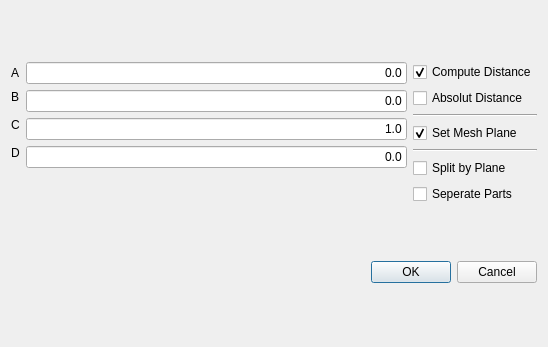
<?xml version="1.0" encoding="UTF-8"?>
<ui version="4.0">
 <class>dialogPlaneParam</class>
 <widget class="QDialog" name="dialogPlaneParam">
  <property name="geometry">
   <rect>
    <x>0</x>
    <y>0</y>
    <width>548</width>
    <height>347</height>
   </rect>
  </property>
  <property name="windowTitle">
   <string>HNF Plane Parameters</string>
  </property>
  <layout class="QVBoxLayout" name="verticalLayout_2">
   <item>
    <layout class="QHBoxLayout" name="horizontalLayout">
     <item>
      <layout class="QFormLayout" name="formLayout">
       <property name="fieldGrowthPolicy">
        <enum>QFormLayout::AllNonFixedFieldsGrow</enum>
       </property>
       <item row="0" column="0">
        <widget class="QLabel" name="labelA">
         <property name="sizePolicy">
          <sizepolicy hsizetype="Preferred" vsizetype="Minimum">
           <horstretch>0</horstretch>
           <verstretch>0</verstretch>
          </sizepolicy>
         </property>
         <property name="text">
          <string>A</string>
         </property>
        </widget>
       </item>
       <item row="0" column="1">
        <widget class="QLineEdit" name="lineEditA">
         <property name="sizePolicy">
          <sizepolicy hsizetype="Minimum" vsizetype="Maximum">
           <horstretch>0</horstretch>
           <verstretch>0</verstretch>
          </sizepolicy>
         </property>
         <property name="layoutDirection">
          <enum>Qt::LeftToRight</enum>
         </property>
         <property name="text">
          <string>0.0</string>
         </property>
         <property name="alignment">
          <set>Qt::AlignRight|Qt::AlignTrailing|Qt::AlignVCenter</set>
         </property>
        </widget>
       </item>
       <item row="1" column="0">
        <widget class="QLabel" name="labelB">
         <property name="sizePolicy">
          <sizepolicy hsizetype="Minimum" vsizetype="Maximum">
           <horstretch>0</horstretch>
           <verstretch>0</verstretch>
          </sizepolicy>
         </property>
         <property name="text">
          <string>B</string>
         </property>
        </widget>
       </item>
       <item row="1" column="1">
        <widget class="QLineEdit" name="lineEditB">
         <property name="sizePolicy">
          <sizepolicy hsizetype="Minimum" vsizetype="Fixed">
           <horstretch>0</horstretch>
           <verstretch>0</verstretch>
          </sizepolicy>
         </property>
         <property name="layoutDirection">
          <enum>Qt::LeftToRight</enum>
         </property>
         <property name="text">
          <string>0.0</string>
         </property>
         <property name="alignment">
          <set>Qt::AlignRight|Qt::AlignTrailing|Qt::AlignVCenter</set>
         </property>
        </widget>
       </item>
       <item row="2" column="0">
        <widget class="QLabel" name="labelC">
         <property name="sizePolicy">
          <sizepolicy hsizetype="Minimum" vsizetype="Maximum">
           <horstretch>0</horstretch>
           <verstretch>0</verstretch>
          </sizepolicy>
         </property>
         <property name="text">
          <string>C</string>
         </property>
        </widget>
       </item>
       <item row="2" column="1">
        <widget class="QLineEdit" name="lineEditC">
         <property name="sizePolicy">
          <sizepolicy hsizetype="Minimum" vsizetype="Fixed">
           <horstretch>0</horstretch>
           <verstretch>0</verstretch>
          </sizepolicy>
         </property>
         <property name="layoutDirection">
          <enum>Qt::LeftToRight</enum>
         </property>
         <property name="text">
          <string>1.0</string>
         </property>
         <property name="alignment">
          <set>Qt::AlignRight|Qt::AlignTrailing|Qt::AlignVCenter</set>
         </property>
        </widget>
       </item>
       <item row="3" column="0">
        <widget class="QLabel" name="labelD">
         <property name="sizePolicy">
          <sizepolicy hsizetype="Minimum" vsizetype="Maximum">
           <horstretch>0</horstretch>
           <verstretch>0</verstretch>
          </sizepolicy>
         </property>
         <property name="text">
          <string>D</string>
         </property>
        </widget>
       </item>
       <item row="3" column="1">
        <widget class="QLineEdit" name="lineEditD">
         <property name="sizePolicy">
          <sizepolicy hsizetype="Minimum" vsizetype="Fixed">
           <horstretch>0</horstretch>
           <verstretch>0</verstretch>
          </sizepolicy>
         </property>
         <property name="layoutDirection">
          <enum>Qt::LeftToRight</enum>
         </property>
         <property name="text">
          <string>0.0</string>
         </property>
         <property name="alignment">
          <set>Qt::AlignRight|Qt::AlignTrailing|Qt::AlignVCenter</set>
         </property>
        </widget>
       </item>
      </layout>
     </item>
     <item>
      <layout class="QVBoxLayout" name="verticalLayout">
       <item>
        <widget class="QCheckBox" name="cbxDistComp">
         <property name="sizePolicy">
          <sizepolicy hsizetype="Maximum" vsizetype="Maximum">
           <horstretch>0</horstretch>
           <verstretch>0</verstretch>
          </sizepolicy>
         </property>
         <property name="text">
          <string>Compute Distance</string>
         </property>
         <property name="checked">
          <bool>true</bool>
         </property>
        </widget>
       </item>
       <item>
        <widget class="QCheckBox" name="cbxDistAbs">
         <property name="sizePolicy">
          <sizepolicy hsizetype="Maximum" vsizetype="Maximum">
           <horstretch>0</horstretch>
           <verstretch>0</verstretch>
          </sizepolicy>
         </property>
         <property name="text">
          <string>Absolut Distance</string>
         </property>
        </widget>
       </item>
       <item>
        <widget class="Line" name="line_2">
         <property name="orientation">
          <enum>Qt::Horizontal</enum>
         </property>
        </widget>
       </item>
       <item>
        <widget class="QCheckBox" name="cbxPlaneSet">
         <property name="sizePolicy">
          <sizepolicy hsizetype="Maximum" vsizetype="Maximum">
           <horstretch>0</horstretch>
           <verstretch>0</verstretch>
          </sizepolicy>
         </property>
         <property name="text">
          <string>Set Mesh Plane</string>
         </property>
         <property name="checked">
          <bool>true</bool>
         </property>
        </widget>
       </item>
       <item>
        <widget class="Line" name="line">
         <property name="orientation">
          <enum>Qt::Horizontal</enum>
         </property>
        </widget>
       </item>
       <item>
        <widget class="QCheckBox" name="cbxPlaneSplit">
         <property name="sizePolicy">
          <sizepolicy hsizetype="Maximum" vsizetype="Maximum">
           <horstretch>0</horstretch>
           <verstretch>0</verstretch>
          </sizepolicy>
         </property>
         <property name="text">
          <string>Split by Plane</string>
         </property>
         <property name="checked">
          <bool>false</bool>
         </property>
        </widget>
       </item>
       <item>
        <widget class="QCheckBox" name="cbxPlaneSplitSep">
         <property name="sizePolicy">
          <sizepolicy hsizetype="Maximum" vsizetype="Maximum">
           <horstretch>0</horstretch>
           <verstretch>0</verstretch>
          </sizepolicy>
         </property>
         <property name="text">
          <string>Seperate Parts</string>
         </property>
         <property name="checked">
          <bool>false</bool>
         </property>
        </widget>
       </item>
      </layout>
     </item>
    </layout>
   </item>
   <item>
    <widget class="QDialogButtonBox" name="buttonBox">
     <property name="sizePolicy">
      <sizepolicy hsizetype="Minimum" vsizetype="Maximum">
       <horstretch>0</horstretch>
       <verstretch>0</verstretch>
      </sizepolicy>
     </property>
     <property name="layoutDirection">
      <enum>Qt::LeftToRight</enum>
     </property>
     <property name="orientation">
      <enum>Qt::Horizontal</enum>
     </property>
     <property name="standardButtons">
      <set>QDialogButtonBox::Cancel|QDialogButtonBox::Ok</set>
     </property>
    </widget>
   </item>
  </layout>
 </widget>
 <resources/>
 <connections>
  <connection>
   <sender>buttonBox</sender>
   <signal>accepted()</signal>
   <receiver>dialogPlaneParam</receiver>
   <slot>accept()</slot>
   <hints>
    <hint type="sourcelabel">
     <x>248</x>
     <y>254</y>
    </hint>
    <hint type="destinationlabel">
     <x>157</x>
     <y>274</y>
    </hint>
   </hints>
  </connection>
  <connection>
   <sender>buttonBox</sender>
   <signal>rejected()</signal>
   <receiver>dialogPlaneParam</receiver>
   <slot>reject()</slot>
   <hints>
    <hint type="sourcelabel">
     <x>316</x>
     <y>260</y>
    </hint>
    <hint type="destinationlabel">
     <x>286</x>
     <y>274</y>
    </hint>
   </hints>
  </connection>
  <connection>
   <sender>cbxDistComp</sender>
   <signal>toggled(bool)</signal>
   <receiver>cbxDistAbs</receiver>
   <slot>setEnabled(bool)</slot>
   <hints>
    <hint type="sourcelabel">
     <x>265</x>
     <y>23</y>
    </hint>
    <hint type="destinationlabel">
     <x>265</x>
     <y>53</y>
    </hint>
   </hints>
  </connection>
  <connection>
   <sender>cbxPlaneSplit</sender>
   <signal>toggled(bool)</signal>
   <receiver>cbxPlaneSplitSep</receiver>
   <slot>setEnabled(bool)</slot>
   <hints>
    <hint type="sourcelabel">
     <x>265</x>
     <y>105</y>
    </hint>
    <hint type="destinationlabel">
     <x>265</x>
     <y>133</y>
    </hint>
   </hints>
  </connection>
 </connections>
</ui>
